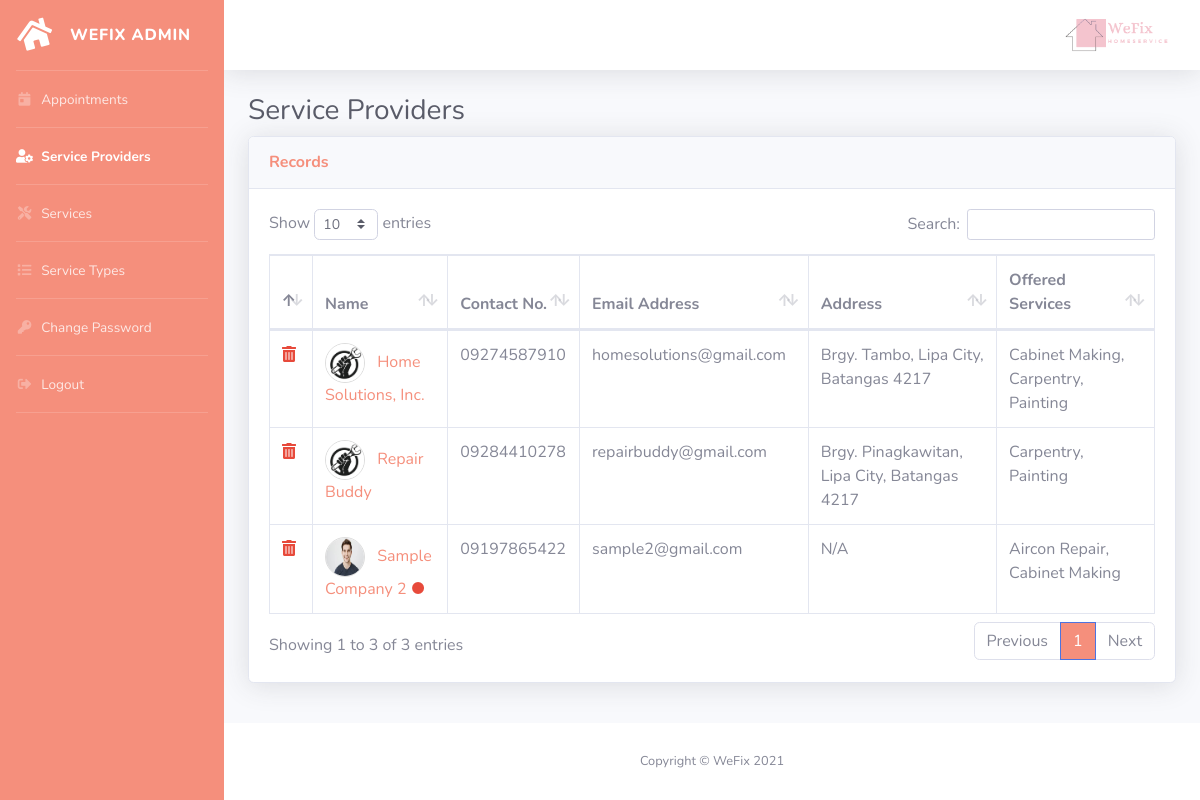
Screenshot of /admin/index.php?pg=providers (signed in) with the database file from the repository.
### tables this page shows
CREATE TABLE IF NOT EXISTS `providers` (
  `id` int(11) NOT NULL AUTO_INCREMENT,
  `company` text NOT NULL,
  `contact` text NOT NULL,
  `email` text NOT NULL,
  `address` text NOT NULL,
  `password` text NOT NULL,
  `active` int(11) NOT NULL,
  `deleted` bit(1) NOT NULL DEFAULT b'0',
  `services` text NOT NULL,
  `img` text NOT NULL,
  PRIMARY KEY (`id`)
);

### admin/providers.php (the view, shortened to what this page needs)
<h1 class="h3 mb-2 text-gray-800">Service Providers</h1>
<div class="card shadow mb-4">
	<div class="card-header py-3">
		<h6 class="m-0 font-weight-bold text-primary">Records</h6>
	</div>
	<div class="card-body">
		<div class="table-responsive">
			<table class="table table-bordered" id="dataTable" width="100%" cellspacing="0">
				<thead>
					<tr>
						<th></th>
						<th>Name</th>
						<th>Contact No.</th>
						<th>Email Address</th>
						<th>Address</th>
						<th>Offered Services</th>
					</tr>
				</thead>
				<tbody>
					<?php
					$items = mysql_query("select * from providers where deleted=0 order by company");
					while($item = mysql_fetch_array($items)){
					?>
					<tr>
						<td><span class="fas fa-trash-alt text-danger" style="cursor:pointer;" data-toggle="modal" data-target="#delete_<?php echo $item["id"];?>"></span></td>
						<td>
							<a href="#" data-toggle="modal" data-target="#view_<?php echo $item["id"];?>">
							<img src="<?php echo $item["img"]; ?>" class="mr-2" width="40" height="40" style="border-radius: 50px;border: 1px solid #ddd; margin-right: 5px;"/> <?php echo $item["company"]; ?></a> <?php echo ($item["active"]==0) ? "<span class='text-danger'>&#9679;</span>":""; ?>
						</td>
						<td><?php echo $item["contact"]; ?></td>
						<td><?php echo $item["email"]; ?></td>
						<td><?php echo $item["address"]; ?></td>
						<td><?php echo $item["services"]; ?></td>
					</tr>
					<?php
					}
					?>
				</tbody>
			</table>
		</div>
	</div>
</div>

### rows the page displays
providers: img (picture), company "Home Solutions, Inc.", contact "09274587910", email "homesolutions@gmail.com", address "Brgy. Tambo, Lipa City, Batangas 4217", services "Cabinet Making, Carpentry, Painting"
providers: img (picture), company "Repair Buddy", contact "09284410278", email "repairbuddy@gmail.com", address "Brgy. Pinagkawitan, Lipa City, Batangas 4217", services "Carpentry, Painting"
providers: img (picture), company "Sample Company 2", contact "09197865422", email "sample2@gmail.com", address "N/A", services "Aircon Repair, Cabinet Making"
